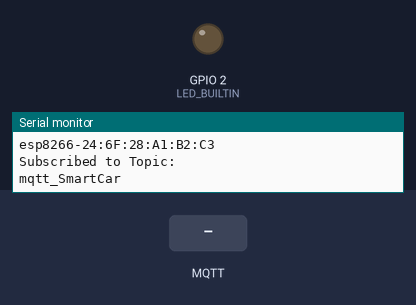
Simulated run of this sketch. Board: ESP8266 (NodeMCU). Shown: output pins drawn as LEDs (lit = HIGH, except the on-board LED, lit = LOW), the last lines printed to the serial monitor. The inputs (shaded band) are chosen by the test bench. WiFi joins after 1.5 s; servers stay silent unless stated; no MQTT or app messages arrive unless stated.

Above: at 3.1 s.
3.2 s: MQTT message "open_led" arrives on the first subscribed topic
At 3.5 s:
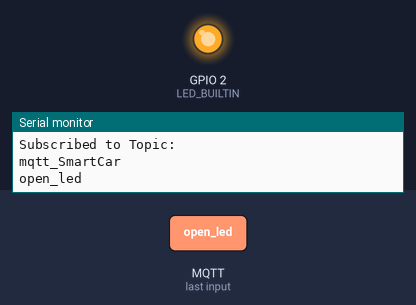
4.7 s: MQTT message "close_led" arrives on the first subscribed topic
At 5.9 s:
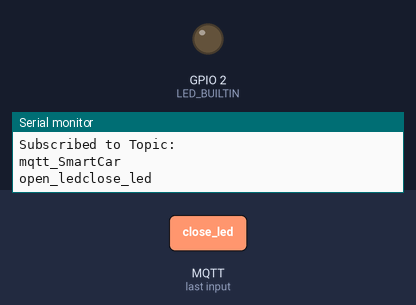
Timing chart, 0 to 7.7 s (numbered marks = the images above; inputs shaded):
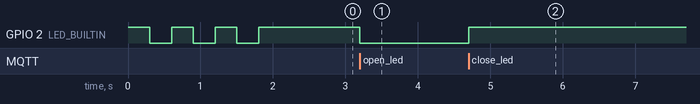

Measured:
- after the input at 3.2 s, GPIO 2 (LED_BUILTIN): HIGH → LOW at once
- after the input at 4.7 s, GPIO 2 (LED_BUILTIN): LOW → HIGH at once

The sketch:

esp-01s___________.ino
```cpp
#include <PubSubClient.h>
#include <ESP8266WiFi.h>
// 设置WiFi接入信息(请根据您的WiFi信息进行修改)
const char* ssid = "HONOR";
const char* password = "12345678";
const char* mqttServer = "test.mosquitto.org";

WiFiClient wifiClient;
PubSubClient mqttClient(wifiClient);

void setup() {
  pinMode(LED_BUILTIN, OUTPUT);     // 设置板上LED引脚为输出模式
  digitalWrite(LED_BUILTIN, HIGH);  // 启动后关闭板上LED
  Serial.begin(9600);               // 启动串口通讯

  // 设置ESP8266工作模式为无线终端模式
  WiFi.mode(WIFI_STA);

  // 连接WiFi
  connectWifi();

  // 设置MQTT服务器和端口号
  mqttClient.setServer(mqttServer, 1883);
  // 设置MQTT订阅回调函数
  mqttClient.setCallback(receiveCallback);

  // 连接MQTT服务器
  connectMQTTserver();
}

void loop() {
  if (mqttClient.connected()) { // 如果开发板成功连接服务器
    mqttClient.loop();          // 处理信息以及心跳
  } else {                      // 如果开发板未能成功连接服务器
    connectMQTTserver();        // 则尝试连接服务器
  }
}

// 连接MQTT服务器并订阅信息
void connectMQTTserver(){
  // 根据ESP8266的MAC地址生成客户端ID（避免与其它ESP8266的客户端ID重名）
  String clientId = "esp8266-" + WiFi.macAddress();

  // 连接MQTT服务器
  if (mqttClient.connect(clientId.c_str())) {
    Serial.println("MQTT Server Connected.");
    Serial.println("Server Address:");
    Serial.println(mqttServer);
    Serial.println("ClientId: ");
    Serial.println(clientId);
    subscribeTopic(); // 订阅指定主题
  } else {
    Serial.print("MQTT Server Connect Failed. Client State:");
    Serial.println(mqttClient.state());
    delay(5000);
  }
}

// 收到信息后的回调函数
void receiveCallback(char* topic, byte* payload, unsigned int length) {
 // Serial.print("Message Received [");
  //Serial.print(topic);
 // Serial.print("] ");

  String receivedMessage = "";
  for (int i = 0; i < length; i++) {
    receivedMessage += (char)payload[i];
  }

  Serial.print(receivedMessage);
  //mqttClient.publish(topic, receivedMessage.c_str());
  //Serial.print("Message Length(Bytes): ");
 // Serial.println(length);

  if (!strcmp(receivedMessage.c_str(),"open_led")) {     // 如果收到的信息是“open_led”
    digitalWrite(LED_BUILTIN, LOW);        // 则点亮LED。
   // Serial.println("LED ON");
  }
  else if (!strcmp(receivedMessage.c_str(),"close_led")) { // 如果收到的信息是“close_led”
    digitalWrite(LED_BUILTIN, HIGH);       // 则熄灭LED。
    //Serial.println("LED OFF");
  }
  else {
   // Serial.println("Unknown command.");
  }
}

// 订阅指定主题
void subscribeTopic(){
  // 建立订阅主题。主题名称以Taichi-Maker-Sub为前缀，后面添加设备的MAC地址。
  // 这么做是为确保不同设备使用同一个MQTT服务器测试消息订阅时，所订阅的主题名称不同
  String topicString = "mqtt_SmartCar";
  char subTopic[topicString.length() + 1];
  strcpy(subTopic, topicString.c_str());

  // 通过串口监视器输出是否成功订阅主题以及订阅的主题名称
  if(mqttClient.subscribe(subTopic,1)){
    Serial.println("Subscribed to Topic:");
    Serial.println(subTopic);
  } else {
    Serial.print("Failed to Subscribe to Topic: ");
    Serial.println(subTopic);
  }
}

// ESP8266连接WiFi
void connectWifi(){
  WiFi.begin(ssid, password);

  // 等待WiFi连接,成功连接后输出成功信息
  while (WiFi.status() != WL_CONNECTED) {
    delay(300);
    digitalWrite(LED_BUILTIN, LOW);
    delay(300);
    digitalWrite(LED_BUILTIN, HIGH);
    Serial.print(".");
  }
  digitalWrite(LED_BUILTIN, HIGH);
  Serial.println("");
 Serial.println("WiFi Connected!");
}
```
